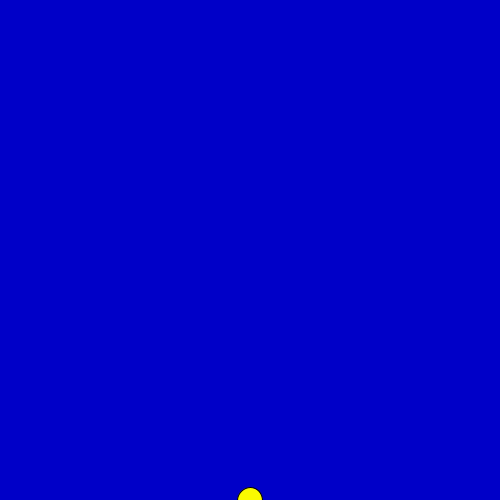
Frame 1 (no input)
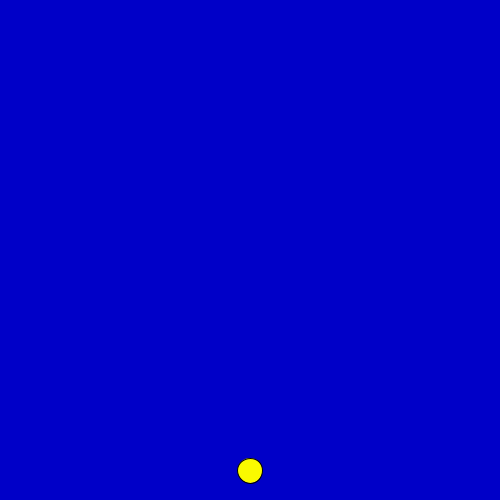
Frame 60 (the mouse pressed at the canvas centre just before this capture)
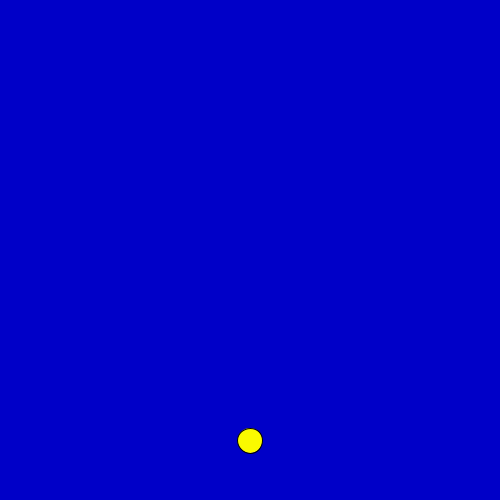
Frame 120 (the mouse held since frame 60 and released just before this capture)

The Processing sketch that drew these frames (run headless with seeded random() and noise(); from frame 60 on, the mouse is pressed at the canvas centre):

// Processing sketch: bila1hv
// ── bila1hv.pde
//"BILA" - MODEL RUCHU PUNKTU MATERIALNEGO - kolejne przybliżenia
//////////////////////////////////////////////////////////////////
//Program Processingu w trybie 2 - z widocznymi funkcjami
//////////////////////////////////////////////////////////
void setup() //Jest wykonywane raz - po uruchomieniu
{
size(500,500);
//noSmooth();//Bez wygładzania lini? Po prostu odkomentować 
fill(250,250,0);
frameRate(150);
}

float h=0;
float v=0.5;//Prędkośc na klatkę
void draw() //Jest wykonywane w niewidocznej pętli
{
  background(0,0,200);//rgB
  ellipse(width/2,height-h,25,25);
  h+=v;
  h=h % height;
}
